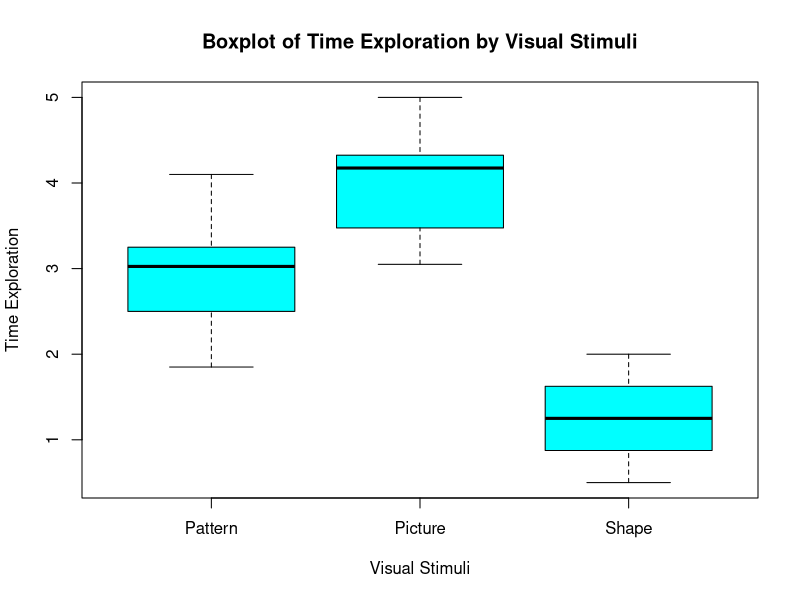

This figure's R source:
## ---- chunk 1
library(tidyverse)
library(rstatix)
library(car)
library(ggplot2)
library(lme4)
library(dplyr)

data_labrats <- data.frame(
  visual_stimuli = c("Shape", "Shape", "Shape", "Shape", "Shape", "Shape", "Shape", "Shape",
                  "Pattern", "Pattern", "Pattern", "Pattern", "Pattern", "Pattern", "Pattern", "Pattern",
                  "Picture", "Picture", "Picture", "Picture", "Picture", "Picture", "Picture", "Picture",
                  "Shape", "Shape", "Shape", "Shape", "Pattern", "Pattern", "Pattern", "Pattern",
                  "Picture", "Picture", "Picture", "Picture"),
  time_exploration = c(2,0.75,1.25,1,1.5,1.25,1.75,0.5,2.5,3.25,1.85,3.05,2.5,3,4.1,3.75,4.25,4.1,4.25,4.4,3.75,3.05,3.2,5,2,0.75,1.25,1,2.5,3.25,1.85,3.05,4.25,4.4,3.75,3.05)
)

# Box plot
boxplot(time_exploration ~ visual_stimuli, data = data_labrats, col = "cyan", border = "black",
        main = "Boxplot of Time Exploration by Visual Stimuli",
        xlab = "Visual Stimuli", ylab = "Time Exploration",
        outline = TRUE) 

## ---- chunk 2

# Shapiro-Wilk test for normality 
shapiro_test <- data_labrats %>%
  group_by(visual_stimuli) %>%
  summarise(p_value = shapiro.test(time_exploration)$p.value)

# Print result
print("SHAPIRO-WILK's Test:")
print(shapiro_test)

## ---- chunk 3

# Levene's test for homogeneity of variances
levene_test <- car::leveneTest(time_exploration ~ visual_stimuli, data = data_labrats)
print("LEVENE's Test:")
print(levene_test)

## ---- chunk 4

# ANOVA - time_exploration
ANOVA <- aov(time_exploration ~ visual_stimuli, data = data_labrats)
summary(ANOVA)

# Descriptive statistics
descriptiveStats <- data_labrats %>%
  group_by(visual_stimuli) %>%
  summarise(
    mean_time = mean(time_exploration),
    sd_time = sd(time_exploration),
    n = n()
  )
print("Descriptive Statistics:")
print(descriptiveStats)

# POST-HOC TEST
posthoc <- data_labrats %>%
  tukey_hsd(time_exploration ~ visual_stimuli)

print("POST-HOC Test:")
print(posthoc)
